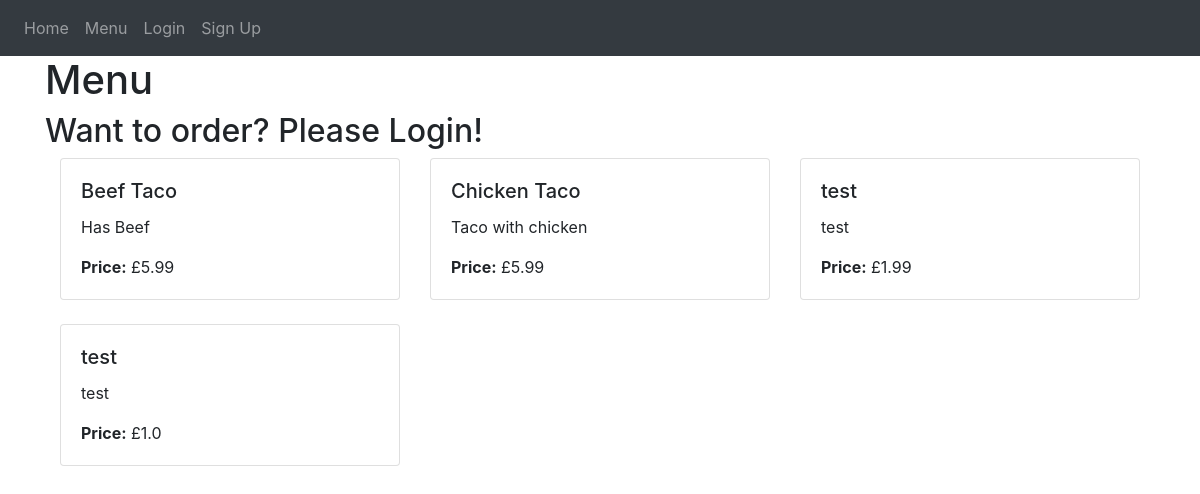
The page /menu on the database its author committed.
### website/models.py (models this page shows)
class Food(db.Model, UserMixin):
    id = db.Column(db.Integer, primary_key=True)
    name = db.Column(db.String(255), nullable=False)
    description = db.Column(db.String(1000))
    price = db.Column(db.Float, nullable=False)
    user_id = db.Column(db.Integer, db.ForeignKey('user.id'))

### website/auth.py (the view)
@auth.route('/menu', methods=['GET', 'POST'])
def menu():
    foods = Food.query.all()
    return render_template("menu.html", user=current_user, foods=foods)

### website/templates/menu.html (shortened to what this page needs)
{% extends "base.html" %}
{% block content %}
<h1>Menu</h1>
<h2>Want to order? Please Login!</h2>
<div class="container">
  <div class="row">
      {% for food in foods %}
      <div class="col-md-4 mb-4">
          <div class="card" style="width: 100%;">
              <div class="card-body">
                  <h5 class="card-title">{{ food.name }}</h5>
                  <p class="card-text">{{ food.description }}</p>
                  <p class="card-text"><strong>Price:</strong> £{{ food.price }}</p>
              </div>
          </div>
      </div>
      {% endfor %}
  </div>
</div>
{% endblock %}

### website/templates/base.html (shortened to what this page needs)
<!DOCTYPE html>
<html>
    <head>
        <link
            rel="stylesheet"
            href="https://stackpath.bootstrapcdn.com/bootstrap/4.4.1/css/bootstrap.min.css"
        />
        <link
            rel="stylesheet"
            href="https://stackpath.bootstrapcdn.com/font-awesome/4.7.0/css/font-awesome.min.css"
        />
    </head>
    <body>
        <nav class="navbar navbar-expand-lg navbar-dark bg-dark">
            <div class="collapse navbar-collapse" id="navbar">
                <div class="navbar-nav">
                    <a class="nav-item nav-link" id="home" href="/">Home</a>
                    <a class="nav-item nav-link" id="menu" href="/menu">Menu</a>
                    {% if user.is_authenticated %}
                    <a class="nav-item nav-link" id="logout" href="/logout">Logout</a>
                    <a class="nav-item nav-link" id="basket" href="/basket">Basket</a>
                    {% else %}
                    <a class="nav-item nav-link" id="login" href="/login">Login</a>
                    <a class="nav-item nav-link" id="signUp" href="/sign-up">Sign Up</a>
                    {% endif %}
                </div>
            </div>
        </nav>
        <div class="container">
            {% block content %}
            {% endblock %}
        </div>
    </body>
</html>

### rows shown on the page
Food: name "Beef Taco", description "Has Beef", price "5.99"
Food: name "Chicken Taco", description "Taco with chicken", price "5.99"
Food: name "test", description "test", price "1.99"
Food: name "test", description "test", price "1.0"
